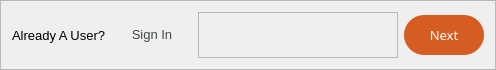
               <widget class="QFrame" name="frame_17">
                <property name="maximumSize">
                 <size>
                  <width>500</width>
                  <height>70</height>
                 </size>
                </property>
                <property name="frameShape">
                 <enum>QFrame::StyledPanel</enum>
                </property>
                <property name="frameShadow">
                 <enum>QFrame::Raised</enum>
                </property>
                <layout class="QHBoxLayout" name="horizontalLayout_10">
                 <item>
                  <widget class="QLabel" name="label_7">
                   <property name="maximumSize">
                    <size>
                     <width>200</width>
                     <height>16777215</height>
                    </size>
                   </property>
                   <property name="font">
                    <font>
                     <family>Arial</family>
                     <pointsize>10</pointsize>
                    </font>
                   </property>
                   <property name="text">
                    <string>Already A User?</string>
                   </property>
                   <property name="buddy">
                    <cstring>SignUpButton_2</cstring>
                   </property>
                  </widget>
                 </item>
                 <item>
                  <widget class="QPushButton" name="SignUpButton_2">
                   <property name="minimumSize">
                    <size>
                     <width>80</width>
                     <height>0</height>
                    </size>
                   </property>
                   <property name="maximumSize">
                    <size>
                     <width>80</width>
                     <height>16777215</height>
                    </size>
                   </property>
                   <property name="font">
                    <font>
                     <family>Arial</family>
                     <pointsize>10</pointsize>
                    </font>
                   </property>
                   <property name="cursor">
                    <cursorShape>PointingHandCursor</cursorShape>
                   </property>
                   <property name="styleSheet">
                    <string notr="true">color:#414844;</string>
                   </property>
                   <property name="text">
                    <string>Sign In</string>
                   </property>
                   <property name="flat">
                    <bool>true</bool>
                   </property>
                  </widget>
                 </item>
                 <item>
                  <widget class="QFrame" name="frame_18">
                   <property name="minimumSize">
                    <size>
                     <width>200</width>
                     <height>0</height>
                    </size>
                   </property>
                   <property name="frameShape">
                    <enum>QFrame::StyledPanel</enum>
                   </property>
                   <property name="frameShadow">
                    <enum>QFrame::Raised</enum>
                   </property>
                  </widget>
                 </item>
                 <item>
                  <widget class="QPushButton" name="SignInSubmit_2">
                   <property name="minimumSize">
                    <size>
                     <width>80</width>
                     <height>40</height>
                    </size>
                   </property>
                   <property name="maximumSize">
                    <size>
                     <width>200</width>
                     <height>16777215</height>
                    </size>
                   </property>
                   <property name="font">
                    <font>
                     <family>Arial Black</family>
                     <pointsize>10</pointsize>
                    </font>
                   </property>
                   <property name="styleSheet">
                    <string notr="true">QPushButton{
background-color: rgb(213, 93, 33);
color: rgb(255, 255, 255);
border-radius: 20px;
}
QPushButton:hover{
background-color: rgb(185, 80, 28);
}</string>
                   </property>
                   <property name="text">
                    <string>Next</string>
                   </property>
                  </widget>
                 </item>
                </layout>
               </widget>
